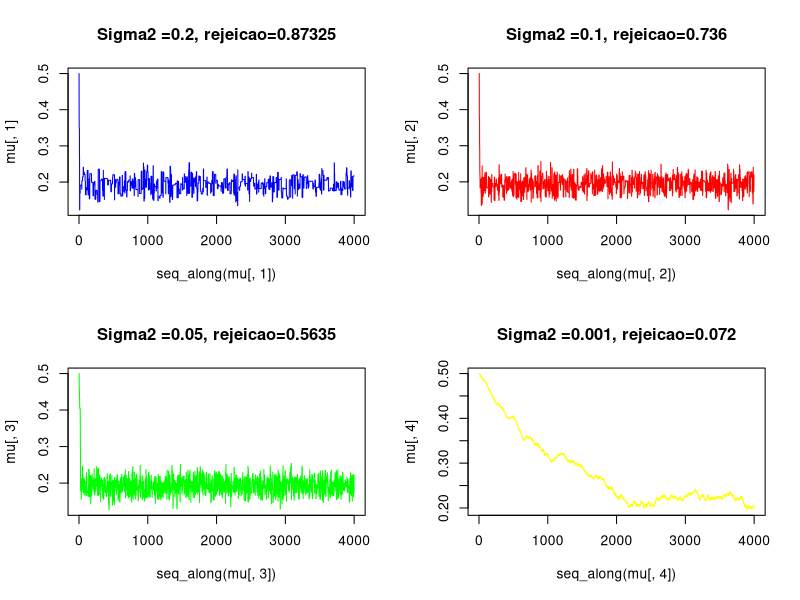

This figure's R source:
## ---- chunk 1
knitr::opts_chunk$set(echo = TRUE)
## ---- chunk 2
posteriori <- function(mu_){
  ((1+mu_^2/v)^{-(v+1)/2})*exp(-0.5*sum(x-mu_)^2)
}

r <-  function(x_, y){
  num <- posteriori(y)
  den <- posteriori(x_)
  return(num/den)
}

# amostra

set.seed(2023)
n <- 50
x <- rnorm(n)
summary(x)
sigma2_0 <- c(0.2, 0.1, 0.05, 0.001)

# MCMC
v <- 4
tamanho <- 4000
rejeicao <- numeric()
mu <- matrix(NA, ncol=4, nrow=tamanho)
mu[1, ] <- 1/2 # chute inicial

for(i in 1:4){
  u <- runif(tamanho)
  k <- 0 # taxa de rejeição
  for(t in 2:tamanho){
  y <-  mu[t-1, i] + rnorm(1,0, sigma2_0[i])  # gerando da passeio aleatorio com distribuição Normal com media 0 e vairancia sigma2_0
  aceita <- r(mu[t-1, i], y)
  if (u[t] <= aceita) {
    mu[t, i] <- y
  } else {
    mu[t, i] <- mu[t-1, i]
    k <- k + 1
  }
  }
  rejeicao[i] <- k/tamanho
} 


par(mfrow = c(2, 2))

plot(seq_along(mu[, 1]), mu[, 1], type = "l", 
     main = paste0("Sigma2 =", sigma2_0[1], ", rejeicao=", rejeicao[1]), col ="blue")

plot(seq_along(mu[, 2]), mu[, 2], type = "l", 
     main = paste0("Sigma2 =", sigma2_0[2], ", rejeicao=", rejeicao[2]), col ="red")


plot(seq_along(mu[, 3]), mu[, 3], type = "l", 
     main = paste0("Sigma2 =", sigma2_0[3], ", rejeicao=", rejeicao[3]), col ="green")


plot(seq_along(mu[, 4]), mu[, 4], type = "l", 
     main = paste0("Sigma2 =", sigma2_0[4], ", rejeicao=", rejeicao[4]), col ="yellow")

## ---- chunk 3
set.seed(2023)
x1 <- rnorm(25, 80, 10)
mean(x1)

x2 <- rnorm(25, 60, 10)
mean(x2)

